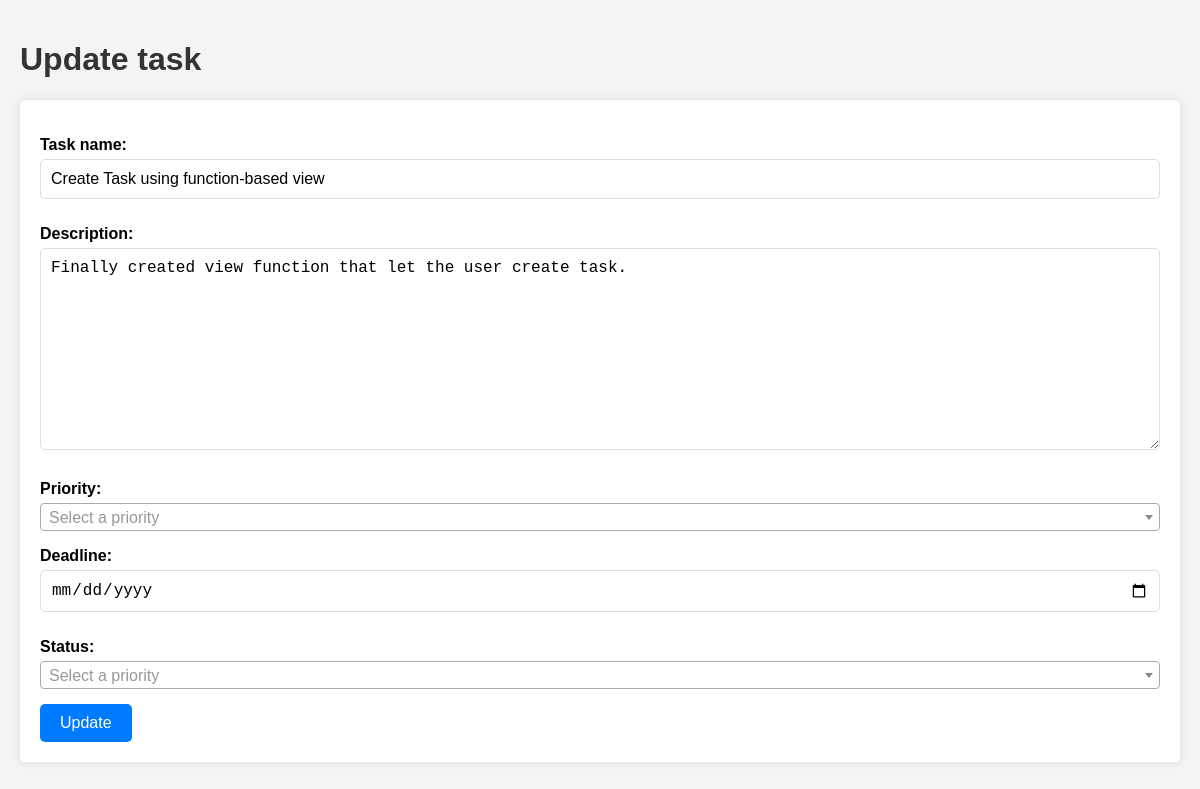
The page /update/3/ on the database its author committed.
### todo_app/models.py (models this page shows, shortened)
class TaskModel(models.Model):
	PRIORITY_CHOICES = {
		'Low': 'Low',
		'Medium': 'Medium',
		'High': 'High'
	}
	STATUS_CHOICES = {
		'Not started': 'Not started',
		'In Progress': 'In progress',
		'Complete': 'Complete'
	}
	task_name = models.CharField(max_length=200)
	description = models.CharField(max_length=400, blank=True)
	priority = models.CharField(max_length=6, choices=PRIORITY_CHOICES)
	deadline = models.DateTimeField()
	status = models.CharField(max_length=11, choices=STATUS_CHOICES)
	created = models.DateTimeField(auto_now_add=True)
	edited = models.DateTimeField(auto_now=True)

### todo_app/views.py (the view, shortened to what this page needs)
# urls.py: path('update/<int:pk>/', views.UpdateTaskView.as_view(), name='update'),
class UpdateTaskView(generic.UpdateView):
	model = TaskModel
	form_class = TaskForm
	template_name = 'todo_app/update_task.html'
	success_url = reverse_lazy('home')
	def get_object(self, queryset=None):
		pk = self.kwargs.get('pk')
		return get_object_or_404(TaskModel, pk=pk)

### todo_app/forms.py
class TaskForm(forms.ModelForm):
	class Meta:
		model = TaskModel
		fields = ['task_name', 'description', 'priority',
		          'deadline', 'status']
		widgets = {
			'task_name': forms.TextInput(attrs={'class': 'form-control'}),
			'description': forms.Textarea(attrs={'class': 'form-control'}),
			'priority': forms.Select(attrs={'class': 'form-control'}),
			'deadline': forms.DateTimeInput(attrs={'class': 'form-control', 'type': 'date'}),
			'status': forms.Select(attrs={'class': 'form-control'}),
		}

### todo_app/templates/todo_app/update_task.html (shortened to what this page needs)
{% extends "todo_app/base_task.html" %}
{% block header %}Update task{% endblock %}
{% block button_text %}Update{% endblock %}

### todo_app/templates/todo_app/base_task.html (shortened to what this page needs)
<!DOCTYPE html>
<html lang="en">
<head>
    {% load static %}
    <link rel="stylesheet" href="{% static "todo_app/base_task_styles.css" %}">
    <link href="https://cdn.jsdelivr.net/npm/select2@4.1.0-rc.0/dist/css/select2.min.css" rel="stylesheet"/>
    <link rel="stylesheet" href="https://cdn.jsdelivr.net/npm/flatpickr/dist/flatpickr.min.css">
</head>
<body>
<h1>{% block header %}{% endblock %}</h1>
<form method="post">
    {{ form.as_p }}
    <button type="submit">{% block button_text %}{% endblock %}</button>
</form>
</body>
</html>

### todo_app/static/todo_app/base_task_styles.css (style rules this page uses)
body { font-family: Arial, sans-serif; background-color: #f4f4f4; margin: 0; padding: 20px; }
h1 { color: #333; }
form { background-color: #fff; padding: 20px; border-radius: 5px; box-shadow: 0 0 10px rgba(0, 0, 0, 0.1); }
form p { margin-bottom: 15px; }
label { display: block; margin-bottom: 5px; font-weight: bold; }
input[type='text'], textarea, select, input[type='date'] { width: 100%; padding: 10px; margin-bottom: 10px; border: 1px solid #ddd; border-radius: 5px; box-sizing: border-box; font-size: 16px; }
button { background-color: #007bff; color: #fff; padding: 10px 20px; border: none; border-radius: 5px; cursor: pointer; font-size: 16px; }

### rows shown on the page
TaskModel: task_name "Create Task using function-based view", description "Finally created view function that let the user create task."
